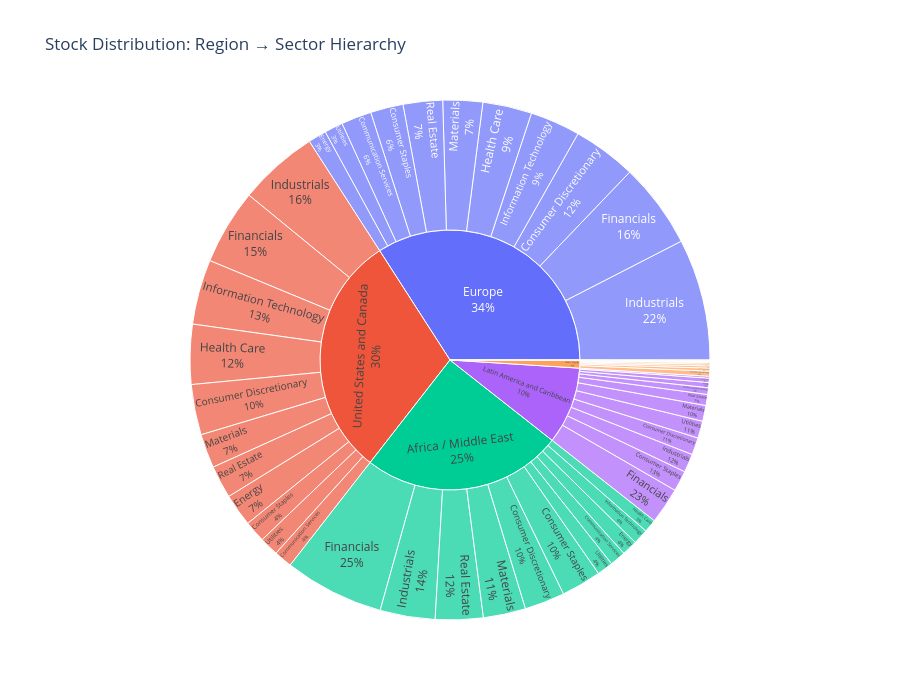

Notebook code for this chart:
### Markdown cell above
### 1. Comprehensive Summary Statistics

### Code cell
# Dataset overview - Refactored for better organization and readability

KEY_FINANCIAL_METRICS = ['market_cap', 'last_price', 'p_e', 'ev_ebitda', 'revenue', 'net_income']
TOP_N_SECTORS = 10


def print_dataset_overview(df):
    """Print basic dataset information including shape and memory usage."""
    print_section_header("COMPREHENSIVE SUMMARY STATISTICS")
    print(f"\nDataset Shape: {df.shape[0]:,} rows × {df.shape[1]} columns")
    print(f"Memory Usage: {df.memory_usage(deep=True).sum() / 1024 ** 2:.2f} MB")


def print_regional_distribution(df):
    """Display the distribution of data across regions."""
    if 'region' not in df.columns:
        return

    print("\n📍 Regional Distribution:")
    region_counts = df['region'].value_counts()
    for region, count in region_counts.items():
        percentage = (count / len(df) * 100)
        print(f"  {region}: {count:,} ({percentage:.1f}%)")


def print_sector_distribution(df, top_n=TOP_N_SECTORS):
    """Display the top N sectors by count."""
    if 'sector' not in df.columns:
        return

    print(f"\n🏢 Sector Distribution (Top {top_n}):")
    sector_counts = df['sector'].value_counts().head(top_n)
    for sector, count in sector_counts.items():
        percentage = (count / len(df) * 100)
        print(f"  {sector}: {count:,} ({percentage:.1f}%)")


def print_financial_metrics_summary(df, metrics=KEY_FINANCIAL_METRICS):
    """Display summary statistics for key financial metrics."""
    numeric_cols = df.select_dtypes(include=[np.number]).columns.tolist()
    available_metrics = [col for col in metrics if col in numeric_cols]

    if not available_metrics:
        return

    print("\n💰 Key Financial Metrics Summary:")
    summary_stats = df[available_metrics].describe()
    print(summary_stats.to_string())


def print_data_coverage(df, metrics=KEY_FINANCIAL_METRICS):
    """Display the percentage of non-null values for each metric."""
    numeric_cols = df.select_dtypes(include=[np.number]).columns.tolist()
    available_metrics = [col for col in metrics if col in numeric_cols]

    if not available_metrics:
        return

    print("\n📊 Data Coverage:")
    for col in available_metrics:
        coverage_percentage = (1 - df[col].isna().sum() / len(df)) * 100
        print(f"  {col}: {coverage_percentage:.1f}%")


def print_target_variable_statistics(df):
    """Display statistics for the price_target variable."""
    if 'price_target' not in df.columns:
        return

    print("\n🎯 Target Variable (price_target):")
    price_targets = df['price_target'].dropna()

    if len(price_targets) == 0:
        print("  No valid price_target values available")
        return

    try:
        price_targets_numeric = pd.to_numeric(price_targets, errors="coerce").dropna()
        if len(price_targets_numeric) > 0:
            # Continue with target variable analysis
            pass  # ... existing code continues here ...
    except Exception as e:
        print(f"  Error processing price_target: {e}")


# Execute all analysis functions
print_dataset_overview(all_stocks)
print_regional_distribution(all_stocks)
print_sector_distribution(all_stocks)
print_financial_metrics_summary(all_stocks)
print_data_coverage(all_stocks)
print_target_variable_statistics(all_stocks)  #%% md
### 2. Distribution Visualizations (Matplotlib/Seaborn)

### Figure 1 — Plotly figure (JSON) as saved in the notebook; plotly's stock layout.template omitted (floating-point values rounded to 4 significant figures)
{"data": [{"branchvalues": "total", "domain": {"x": [0.0, 1.0], "y": [0.0, 1.0]}, "hovertemplate": "labels=%{label}<br>count=%{value}<br>parent=%{parent}<br>id=%{id}<extra></extra>", "ids": ["Africa / Middle East/Communication Services", "Asia / Pacific/Communication Services", "Europe/Communication Services", "Latin America and Caribbean/Communication Services", "United States and Canada/Communication Services", "Africa / Middle East/Consumer Discretionary", "Asia / Pacific/Consumer Discretionary", "Europe/Consumer Discretionary", "Latin America and Caribbean/Consumer Discretionary", "United States and Canada/Consumer Discretionary", "Africa / Middle East/Consumer Staples", "Asia / Pacific/Consumer Staples", "Europe/Consumer Staples", "Latin America and Caribbean/Consumer Staples", "United States and Canada/Consumer Staples", "Africa / Middle East/Energy", "Asia / Pacific/Energy", "Europe/Energy", "Latin America and Caribbean/Energy", "United States and Canada/Energy", "Africa / Middle East/Financials", "Asia / Pacific/Financials", "Europe/Financials", "Latin America and Caribbean/Financials", "United States and Canada/Financials", "Africa / Middle East/Health Care", "Asia / Pacific/Health Care", "Europe/Health Care", "Latin America and Caribbean/Health Care", "United States and Canada/Health Care", "Africa / Middle East/Industrials", "Asia / Pacific/Industrials", "Europe/Industrials", "Latin America and Caribbean/Industrials", "United States and Canada/Industrials", "Africa / Middle East/Information Technology", "Asia / Pacific/Information Technology", "Europe/Information Technology", "Latin America and Caribbean/Information Technology", "United States and Canada/Information Technology", "680.47/Jun-30-2025", "Africa / Middle East/Materials", "Asia / Pacific/Materials", "Europe/Materials", "Latin America and Caribbean/Materials", "United States and Canada/Materials", "Africa / Middle East/Real Estate", "Asia / Pacific/Real Estate", "Europe/Real Estate", "Latin America and Caribbean/Real Estate", "United States and Canada/Real Estate", "Africa / Middle East/Utilities", "Asia / Pacific/Utilities", "Europe/Utilities", "Latin America and Caribbean/Utilities", "United States and Canada/Utilities", "680.47", "Africa / Middle East", "Asia / Pacific", "Europe", "Latin America and Caribbean", "United States and Canada"], "labels": ["Communication Services", "Communication Services", "Communication Services", "Communication Services", "Communication Services", "Consumer Discretionary", "Consumer Discretionary", "Consumer Discretionary", "Consumer Discretionary", "Consumer Discretionary", "Consumer Staples", "Consumer Staples", "Consumer Staples", "Consumer Staples", "Consumer Staples", "Energy", "Energy", "Energy", "Energy", "Energy", "Financials", "Financials", "Financials", "Financials", "Financials", "Health Care", "Health Care", "Health Care", "Health Care", "Health Care", "Industrials", "Industrials", "Industrials", "Industrials", "Industrials", "Information Technology", "Information Technology", "Information Technology", "Information Technology", "Information Technology", "Jun-30-2025", "Materials", "Materials", "Materials", "Materials", "Materials", "Real Estate", "Real Estate", "Real Estate", "Real Estate", "Real Estate", "Utilities", "Utilities", "Utilities", "Utilities", "Utilities", "680.47", "Africa / Middle East", "Asia / Pacific", "Europe", "Latin America and Caribbean", "United States and Canada"], "name": "", "parents": ["Africa / Middle East", "Asia / Pacific", "Europe", "Latin America and Caribbean", "United States and Canada", "Africa / Middle East", "Asia / Pacific", "Europe", "Latin America and Caribbean", "United States and Canada", "Africa / Middle East", "Asia / Pacific", "Europe", "Latin America and Caribbean", "United States and Canada", "Africa / Middle East", "Asia / Pacific", "Europe", "Latin America and Caribbean", "United States and Canada", "Africa / Middle East", "Asia / Pacific", "Europe", "Latin America and Caribbean", "United States and Canada", "Africa / Middle East", "Asia / Pacific", "Europe", "Latin America and Caribbean", "United States and Canada", "Africa / Middle East", "Asia / Pacific", "Europe", "Latin America and Caribbean", "United States and Canada", "Africa / Middle East", "Asia / Pacific", "Europe", "Latin America and Caribbean", "United States and Canada", "680.47", "Africa / Middle East", "Asia / Pacific", "Europe", "Latin America and Caribbean", "United States and Canada", "Africa / Middle East", "Asia / Pacific", "Europe", "Latin America and Caribbean", "United States and Canada", "Africa / Middle East", "Asia / Pacific", "Europe", "Latin America and Caribbean", "United States and Canada", "", "", "", "", "", ""], "values": [59, 7, 113, 25, 68, 150, 19, 237, 64, 188, 149, 1, 122, 77, 80, 58, 2, 68, 19, 121, 372, 8, 318, 135, 281, 49, 2, 183, 16, 223, 205, 6, 453, 69, 298, 57, 11, 187, 7, 242, 1, 158, 1, 148, 59, 127, 178, 1, 147, 41, 122, 60, 1, 69, 64, 71, 1, 1495, 59, 2045, 576, 1821], "type": "sunburst", "textinfo": "label+percent parent"}], "layout": {"legend": {"tracegroupgap": 0}, "title": {"text": "Stock Distribution: Region → Sector Hierarchy"}, "height": 700}}
